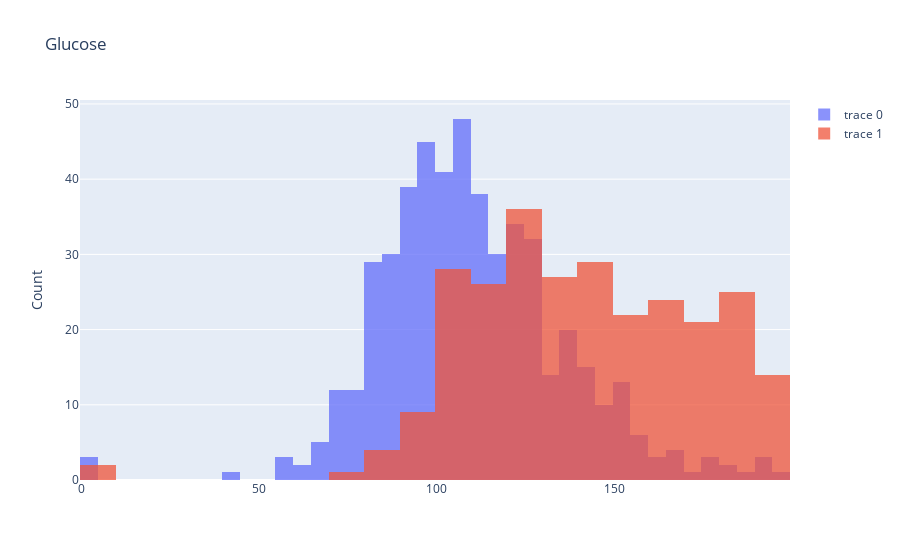

Here is the notebook cell this chart was saved with:
### Code cell
plotBarCat(df,df_name[1],'Outcome')

### Figure 1 — Plotly figure (JSON) as saved in the notebook; plotly's stock layout.template omitted (floating-point values rounded to 4 significant figures; data arrays with more than 128 entries replaced by an {"elided": "..."} marker saying what was removed)
{"data": [{"opacity": 0.75, "type": "histogram", "x": {"elided": "500 int values"}}, {"opacity": 0.75, "type": "histogram", "x": {"elided": "268 int values"}}], "layout": {"barmode": "overlay", "title": {"text": "Glucose"}, "yaxis": {"title": {"text": "Count"}}}}
